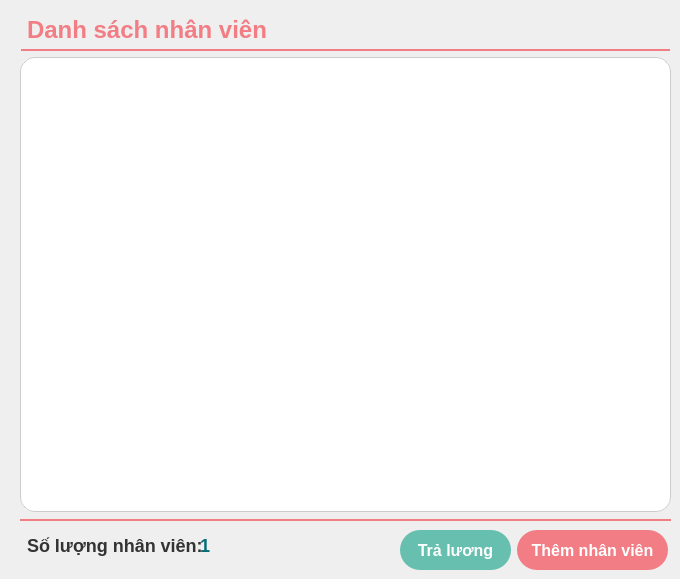
         <widget class="QWidget" name="adminStaff">
          <property name="styleSheet">
           <string notr="true">background-color: white;

QWidget#adminStaff {
	border-radius: 15px;
}</string>
          </property>
          <widget class="QLabel" name="adminStaffQuantity">
           <property name="geometry">
            <rect>
             <x>200</x>
             <y>530</y>
             <width>55</width>
             <height>31</height>
            </rect>
           </property>
           <property name="styleSheet">
            <string notr="true">QLabel {
font-size: 18px;
color: #006d77;
font-weight: bold;
}</string>
           </property>
           <property name="text">
            <string>1</string>
           </property>
          </widget>
          <widget class="QLabel" name="label_33">
           <property name="geometry">
            <rect>
             <x>27</x>
             <y>530</y>
             <width>181</width>
             <height>31</height>
            </rect>
           </property>
           <property name="styleSheet">
            <string notr="true">QLabel {
font-size: 18px;
font-weight: bold;
color: #333;
}</string>
           </property>
           <property name="text">
            <string>Số lượng nhân viên:</string>
           </property>
          </widget>
          <widget class="QFrame" name="frame_9">
           <property name="geometry">
            <rect>
             <x>20</x>
             <y>501</y>
             <width>651</width>
             <height>20</height>
            </rect>
           </property>
           <property name="styleSheet">
            <string notr="true">border-bottom-width: 2px;
border-bottom-style: solid;
border-bottom-color: #f27d85;
border-radius: 0px;</string>
           </property>
           <property name="frameShape">
            <enum>QFrame::StyledPanel</enum>
           </property>
           <property name="frameShadow">
            <enum>QFrame::Raised</enum>
           </property>
          </widget>
          <widget class="QLabel" name="label_50">
           <property name="geometry">
            <rect>
             <x>9</x>
             <y>10</y>
             <width>661</width>
             <height>41</height>
            </rect>
           </property>
           <property name="styleSheet">
            <string notr="true">font-size: 24px;
color: #f27d85;
font-weight: bold;
margin-left: 12px;
border-bottom-width: 2px;
border-bottom-style: solid;
border-bottom-color: #f27d85;
border-radius: 0px;</string>
           </property>
           <property name="text">
            <string>Danh sách nhân viên</string>
           </property>
          </widget>
          <widget class="QPushButton" name="adminStaffAddBtn">
           <property name="geometry">
            <rect>
             <x>517</x>
             <y>530</y>
             <width>151</width>
             <height>40</height>
            </rect>
           </property>
           <property name="cursor">
            <cursorShape>PointingHandCursor</cursorShape>
           </property>
           <property name="styleSheet">
            <string notr="true">QPushButton {
	border-radius: 20px;
	color: white;
	font-size: 16px;
	font-weight: bold;
	background-color: #f27d85;
	border: none;
}
</string>
           </property>
           <property name="text">
            <string>Thêm nhân viên</string>
           </property>
          </widget>
          <widget class="QScrollArea" name="adminStaffScroll">
           <property name="geometry">
            <rect>
             <x>20</x>
             <y>57</y>
             <width>651</width>
             <height>455</height>
            </rect>
           </property>
           <property name="styleSheet">
            <string notr="true">QScrollArea {
	border-radius: 15px;
	background-color: white;
}

QScrollBar:vertical {              
	border: 1px solid #999999;
	border-radius: 5px;
    background: transparent;
    width: 12px;    
    margin: 0px 0px 0px 0px;
}

QScrollBar::handle:vertical {
    background: #f27d85;
	border-radius: 5px;
}

QScrollBar::add-line:vertical {
    height: 0px;
    subcontrol-position: bottom;
    subcontrol-origin: margin;
}

QScrollBar::sub-line:vertical {
    height: 0 px;
    subcontrol-position: top;
    subcontrol-origin: margin;
}</string>
           </property>
           <property name="widgetResizable">
            <bool>true</bool>
           </property>
           <widget class="QWidget" name="scrollAreaWidgetContents_14">
            <property name="geometry">
             <rect>
              <x>0</x>
              <y>0</y>
              <width>651</width>
              <height>455</height>
             </rect>
            </property>
            <property name="styleSheet">
             <string notr="true">QWidget#scrollAreaWidgetContents_14 {   
    background-color: white;
	border: 1px solid #ccc;
	border-radius: 15px;
}</string>
            </property>
           </widget>
          </widget>
          <widget class="QPushButton" name="adminStaffPayBtn">
           <property name="geometry">
            <rect>
             <x>400</x>
             <y>530</y>
             <width>111</width>
             <height>40</height>
            </rect>
           </property>
           <property name="cursor">
            <cursorShape>PointingHandCursor</cursorShape>
           </property>
           <property name="styleSheet">
            <string notr="true">QPushButton {
	border-radius: 20px;
	color: white;
	font-size: 16px;
	font-weight: bold;
	background-color: #66bfaf;
	border: none;
}
</string>
           </property>
           <property name="text">
            <string>Trả lương</string>
           </property>
          </widget>
          <zorder>frame_9</zorder>
          <zorder>label_50</zorder>
          <zorder>adminStaffAddBtn</zorder>
          <zorder>adminStaffScroll</zorder>
          <zorder>label_33</zorder>
          <zorder>adminStaffQuantity</zorder>
          <zorder>adminStaffPayBtn</zorder>
         </widget>
